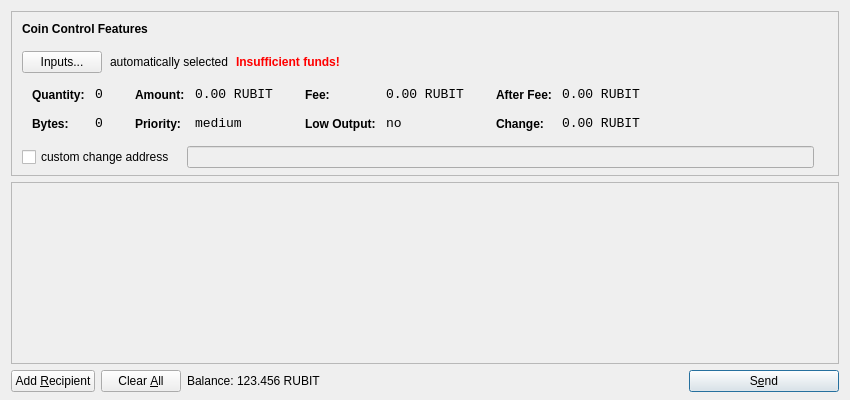
<?xml version="1.0" encoding="UTF-8"?>
<ui version="4.0">
 <class>SendCoinsDialog</class>
 <widget class="QDialog" name="SendCoinsDialog">
  <property name="geometry">
   <rect>
    <x>0</x>
    <y>0</y>
    <width>850</width>
    <height>400</height>
   </rect>
  </property>
  <property name="windowTitle">
   <string>Send Coins</string>
  </property>
  <layout class="QVBoxLayout" name="verticalLayout" stretch="0,1,0">
   <property name="bottomMargin">
    <number>8</number>
   </property>
   <item>
    <widget class="QFrame" name="frameCoinControl">
     <property name="sizePolicy">
      <sizepolicy hsizetype="Expanding" vsizetype="Expanding">
       <horstretch>0</horstretch>
       <verstretch>0</verstretch>
      </sizepolicy>
     </property>
     <property name="maximumSize">
      <size>
       <width>16777215</width>
       <height>16777215</height>
      </size>
     </property>
     <property name="frameShape">
      <enum>QFrame::StyledPanel</enum>
     </property>
     <property name="frameShadow">
      <enum>QFrame::Sunken</enum>
     </property>
     <layout class="QVBoxLayout" name="verticalLayoutCoinControl2">
      <property name="spacing">
       <number>-1</number>
      </property>
      <property name="leftMargin">
       <number>0</number>
      </property>
      <property name="topMargin">
       <number>0</number>
      </property>
      <property name="rightMargin">
       <number>0</number>
      </property>
      <property name="bottomMargin">
       <number>6</number>
      </property>
      <item>
       <layout class="QVBoxLayout" name="verticalLayoutCoinControl" stretch="0,0,0,0,1">
        <property name="spacing">
         <number>0</number>
        </property>
        <property name="leftMargin">
         <number>10</number>
        </property>
        <property name="topMargin">
         <number>10</number>
        </property>
        <item>
         <layout class="QHBoxLayout" name="horizontalLayoutCoinControl1">
          <property name="bottomMargin">
           <number>15</number>
          </property>
          <item>
           <widget class="QLabel" name="labelCoinControlFeatures">
            <property name="sizePolicy">
             <sizepolicy hsizetype="Preferred" vsizetype="Maximum">
              <horstretch>0</horstretch>
              <verstretch>0</verstretch>
             </sizepolicy>
            </property>
            <property name="font">
             <font>
              <weight>75</weight>
              <bold>true</bold>
             </font>
            </property>
            <property name="styleSheet">
             <string notr="true">font-weight:bold;</string>
            </property>
            <property name="text">
             <string>Coin Control Features</string>
            </property>
           </widget>
          </item>
         </layout>
        </item>
        <item>
         <layout class="QHBoxLayout" name="horizontalLayoutCoinControl2" stretch="0,0,0,0">
          <property name="spacing">
           <number>8</number>
          </property>
          <property name="bottomMargin">
           <number>10</number>
          </property>
          <item>
           <widget class="QPushButton" name="pushButtonCoinControl">
            <property name="styleSheet">
             <string notr="true"/>
            </property>
            <property name="text">
             <string>Inputs...</string>
            </property>
           </widget>
          </item>
          <item>
           <widget class="QLabel" name="labelCoinControlAutomaticallySelected">
            <property name="text">
             <string>automatically selected</string>
            </property>
            <property name="margin">
             <number>5</number>
            </property>
           </widget>
          </item>
          <item>
           <widget class="QLabel" name="labelCoinControlInsuffFunds">
            <property name="font">
             <font>
              <weight>75</weight>
              <bold>true</bold>
             </font>
            </property>
            <property name="styleSheet">
             <string notr="true">color:red;font-weight:bold;</string>
            </property>
            <property name="text">
             <string>Insufficient funds!</string>
            </property>
            <property name="margin">
             <number>5</number>
            </property>
           </widget>
          </item>
          <item>
           <spacer name="horizontalSpacerCoinControl">
            <property name="orientation">
             <enum>Qt::Horizontal</enum>
            </property>
            <property name="sizeHint" stdset="0">
             <size>
              <width>40</width>
              <height>1</height>
             </size>
            </property>
           </spacer>
          </item>
         </layout>
        </item>
        <item>
         <widget class="QWidget" name="widgetCoinControl" native="true">
          <property name="sizePolicy">
           <sizepolicy hsizetype="Preferred" vsizetype="Preferred">
            <horstretch>0</horstretch>
            <verstretch>0</verstretch>
           </sizepolicy>
          </property>
          <property name="minimumSize">
           <size>
            <width>0</width>
            <height>0</height>
           </size>
          </property>
          <property name="styleSheet">
           <string notr="true"/>
          </property>
          <layout class="QHBoxLayout" name="horizontalLayoutCoinControl5">
           <property name="margin">
            <number>0</number>
           </property>
           <item>
            <layout class="QHBoxLayout" name="horizontalLayoutCoinControl3" stretch="0,0,0,1">
             <property name="spacing">
              <number>20</number>
             </property>
             <property name="topMargin">
              <number>0</number>
             </property>
             <property name="bottomMargin">
              <number>10</number>
             </property>
             <item>
              <layout class="QFormLayout" name="formLayoutCoinControl1">
               <property name="horizontalSpacing">
                <number>10</number>
               </property>
               <property name="verticalSpacing">
                <number>14</number>
               </property>
               <property name="leftMargin">
                <number>10</number>
               </property>
               <property name="topMargin">
                <number>4</number>
               </property>
               <property name="rightMargin">
                <number>6</number>
               </property>
               <item row="0" column="0">
                <widget class="QLabel" name="labelCoinControlQuantityText">
                 <property name="styleSheet">
                  <string notr="true">font-weight:bold;</string>
                 </property>
                 <property name="text">
                  <string>Quantity:</string>
                 </property>
                 <property name="margin">
                  <number>0</number>
                 </property>
                </widget>
               </item>
               <item row="0" column="1">
                <widget class="QLabel" name="labelCoinControlQuantity">
                 <property name="font">
                  <font>
                   <family>Monospace</family>
                   <pointsize>10</pointsize>
                  </font>
                 </property>
                 <property name="cursor">
                  <cursorShape>IBeamCursor</cursorShape>
                 </property>
                 <property name="contextMenuPolicy">
                  <enum>Qt::ActionsContextMenu</enum>
                 </property>
                 <property name="text">
                  <string notr="true">0</string>
                 </property>
                 <property name="margin">
                  <number>0</number>
                 </property>
                 <property name="textInteractionFlags">
                  <set>Qt::LinksAccessibleByMouse|Qt::TextSelectableByKeyboard|Qt::TextSelectableByMouse</set>
                 </property>
                </widget>
               </item>
               <item row="1" column="0">
                <widget class="QLabel" name="labelCoinControlBytesText">
                 <property name="styleSheet">
                  <string notr="true">font-weight:bold;</string>
                 </property>
                 <property name="text">
                  <string>Bytes:</string>
                 </property>
                </widget>
               </item>
               <item row="1" column="1">
                <widget class="QLabel" name="labelCoinControlBytes">
                 <property name="font">
                  <font>
                   <family>Monospace</family>
                   <pointsize>10</pointsize>
                  </font>
                 </property>
                 <property name="cursor">
                  <cursorShape>IBeamCursor</cursorShape>
                 </property>
                 <property name="contextMenuPolicy">
                  <enum>Qt::ActionsContextMenu</enum>
                 </property>
                 <property name="text">
                  <string notr="true">0</string>
                 </property>
                 <property name="textInteractionFlags">
                  <set>Qt::LinksAccessibleByMouse|Qt::TextSelectableByKeyboard|Qt::TextSelectableByMouse</set>
                 </property>
                </widget>
               </item>
              </layout>
             </item>
             <item>
              <layout class="QFormLayout" name="formLayoutCoinControl2">
               <property name="horizontalSpacing">
                <number>10</number>
               </property>
               <property name="verticalSpacing">
                <number>14</number>
               </property>
               <property name="leftMargin">
                <number>6</number>
               </property>
               <property name="topMargin">
                <number>4</number>
               </property>
               <property name="rightMargin">
                <number>6</number>
               </property>
               <item row="0" column="0">
                <widget class="QLabel" name="labelCoinControlAmountText">
                 <property name="styleSheet">
                  <string notr="true">font-weight:bold;</string>
                 </property>
                 <property name="text">
                  <string>Amount:</string>
                 </property>
                 <property name="margin">
                  <number>0</number>
                 </property>
                </widget>
               </item>
               <item row="0" column="1">
                <widget class="QLabel" name="labelCoinControlAmount">
                 <property name="font">
                  <font>
                   <family>Monospace</family>
                   <pointsize>10</pointsize>
                  </font>
                 </property>
                 <property name="cursor">
                  <cursorShape>IBeamCursor</cursorShape>
                 </property>
                 <property name="contextMenuPolicy">
                  <enum>Qt::ActionsContextMenu</enum>
                 </property>
                 <property name="text">
                  <string notr="true">0.00 RUBIT</string>
                 </property>
                 <property name="textInteractionFlags">
                  <set>Qt::LinksAccessibleByMouse|Qt::TextSelectableByKeyboard|Qt::TextSelectableByMouse</set>
                 </property>
                </widget>
               </item>
               <item row="1" column="0">
                <widget class="QLabel" name="labelCoinControlPriorityText">
                 <property name="styleSheet">
                  <string notr="true">font-weight:bold;</string>
                 </property>
                 <property name="text">
                  <string>Priority:</string>
                 </property>
                </widget>
               </item>
               <item row="1" column="1">
                <widget class="QLabel" name="labelCoinControlPriority">
                 <property name="font">
                  <font>
                   <family>Monospace</family>
                   <pointsize>10</pointsize>
                  </font>
                 </property>
                 <property name="cursor">
                  <cursorShape>IBeamCursor</cursorShape>
                 </property>
                 <property name="contextMenuPolicy">
                  <enum>Qt::ActionsContextMenu</enum>
                 </property>
                 <property name="text">
                  <string>medium</string>
                 </property>
                 <property name="textInteractionFlags">
                  <set>Qt::LinksAccessibleByMouse|Qt::TextSelectableByKeyboard|Qt::TextSelectableByMouse</set>
                 </property>
                </widget>
               </item>
              </layout>
             </item>
             <item>
              <layout class="QFormLayout" name="formLayoutCoinControl3">
               <property name="horizontalSpacing">
                <number>10</number>
               </property>
               <property name="verticalSpacing">
                <number>14</number>
               </property>
               <property name="leftMargin">
                <number>6</number>
               </property>
               <property name="topMargin">
                <number>4</number>
               </property>
               <property name="rightMargin">
                <number>6</number>
               </property>
               <item row="0" column="0">
                <widget class="QLabel" name="labelCoinControlFeeText">
                 <property name="styleSheet">
                  <string notr="true">font-weight:bold;</string>
                 </property>
                 <property name="text">
                  <string>Fee:</string>
                 </property>
                 <property name="margin">
                  <number>0</number>
                 </property>
                </widget>
               </item>
               <item row="0" column="1">
                <widget class="QLabel" name="labelCoinControlFee">
                 <property name="font">
                  <font>
                   <family>Monospace</family>
                   <pointsize>10</pointsize>
                  </font>
                 </property>
                 <property name="cursor">
                  <cursorShape>IBeamCursor</cursorShape>
                 </property>
                 <property name="contextMenuPolicy">
                  <enum>Qt::ActionsContextMenu</enum>
                 </property>
                 <property name="text">
                  <string notr="true">0.00 RUBIT</string>
                 </property>
                 <property name="textInteractionFlags">
                  <set>Qt::LinksAccessibleByMouse|Qt::TextSelectableByKeyboard|Qt::TextSelectableByMouse</set>
                 </property>
                </widget>
               </item>
               <item row="1" column="0">
                <widget class="QLabel" name="labelCoinControlLowOutputText">
                 <property name="styleSheet">
                  <string notr="true">font-weight:bold;</string>
                 </property>
                 <property name="text">
                  <string>Low Output:</string>
                 </property>
                </widget>
               </item>
               <item row="1" column="1">
                <widget class="QLabel" name="labelCoinControlLowOutput">
                 <property name="font">
                  <font>
                   <family>Monospace</family>
                   <pointsize>10</pointsize>
                  </font>
                 </property>
                 <property name="cursor">
                  <cursorShape>IBeamCursor</cursorShape>
                 </property>
                 <property name="contextMenuPolicy">
                  <enum>Qt::ActionsContextMenu</enum>
                 </property>
                 <property name="text">
                  <string>no</string>
                 </property>
                 <property name="textInteractionFlags">
                  <set>Qt::LinksAccessibleByMouse|Qt::TextSelectableByKeyboard|Qt::TextSelectableByMouse</set>
                 </property>
                </widget>
               </item>
              </layout>
             </item>
             <item>
              <layout class="QFormLayout" name="formLayoutCoinControl4">
               <property name="horizontalSpacing">
                <number>10</number>
               </property>
               <property name="verticalSpacing">
                <number>14</number>
               </property>
               <property name="leftMargin">
                <number>6</number>
               </property>
               <property name="topMargin">
                <number>4</number>
               </property>
               <property name="rightMargin">
                <number>6</number>
               </property>
               <item row="0" column="0">
                <widget class="QLabel" name="labelCoinControlAfterFeeText">
                 <property name="styleSheet">
                  <string notr="true">font-weight:bold;</string>
                 </property>
                 <property name="text">
                  <string>After Fee:</string>
                 </property>
                 <property name="margin">
                  <number>0</number>
                 </property>
                </widget>
               </item>
               <item row="0" column="1">
                <widget class="QLabel" name="labelCoinControlAfterFee">
                 <property name="font">
                  <font>
                   <family>Monospace</family>
                   <pointsize>10</pointsize>
                  </font>
                 </property>
                 <property name="cursor">
                  <cursorShape>IBeamCursor</cursorShape>
                 </property>
                 <property name="contextMenuPolicy">
                  <enum>Qt::ActionsContextMenu</enum>
                 </property>
                 <property name="text">
                  <string notr="true">0.00 RUBIT</string>
                 </property>
                 <property name="textInteractionFlags">
                  <set>Qt::LinksAccessibleByMouse|Qt::TextSelectableByKeyboard|Qt::TextSelectableByMouse</set>
                 </property>
                </widget>
               </item>
               <item row="1" column="0">
                <widget class="QLabel" name="labelCoinControlChangeText">
                 <property name="styleSheet">
                  <string notr="true">font-weight:bold;</string>
                 </property>
                 <property name="text">
                  <string>Change:</string>
                 </property>
                </widget>
               </item>
               <item row="1" column="1">
                <widget class="QLabel" name="labelCoinControlChange">
                 <property name="font">
                  <font>
                   <family>Monospace</family>
                   <pointsize>10</pointsize>
                  </font>
                 </property>
                 <property name="cursor">
                  <cursorShape>IBeamCursor</cursorShape>
                 </property>
                 <property name="contextMenuPolicy">
                  <enum>Qt::ActionsContextMenu</enum>
                 </property>
                 <property name="text">
                  <string notr="true">0.00 RUBIT</string>
                 </property>
                 <property name="textInteractionFlags">
                  <set>Qt::LinksAccessibleByMouse|Qt::TextSelectableByKeyboard|Qt::TextSelectableByMouse</set>
                 </property>
                </widget>
               </item>
              </layout>
             </item>
            </layout>
           </item>
          </layout>
         </widget>
        </item>
        <item>
         <layout class="QHBoxLayout" name="horizontalLayoutCoinControl4" stretch="0,0,0">
          <property name="spacing">
           <number>12</number>
          </property>
          <property name="sizeConstraint">
           <enum>QLayout::SetDefaultConstraint</enum>
          </property>
          <property name="topMargin">
           <number>5</number>
          </property>
          <property name="rightMargin">
           <number>5</number>
          </property>
          <item>
           <widget class="QCheckBox" name="checkBoxCoinControlChange">
            <property name="text">
             <string>custom change address</string>
            </property>
           </widget>
          </item>
          <item>
           <widget class="QLineEdit" name="lineEditCoinControlChange">
            <property name="enabled">
             <bool>false</bool>
            </property>
            <property name="sizePolicy">
             <sizepolicy hsizetype="Expanding" vsizetype="Fixed">
              <horstretch>0</horstretch>
              <verstretch>0</verstretch>
             </sizepolicy>
            </property>
           </widget>
          </item>
          <item>
           <widget class="QLabel" name="labelCoinControlChangeLabel">
            <property name="sizePolicy">
             <sizepolicy hsizetype="Preferred" vsizetype="Expanding">
              <horstretch>0</horstretch>
              <verstretch>0</verstretch>
             </sizepolicy>
            </property>
            <property name="minimumSize">
             <size>
              <width>0</width>
              <height>0</height>
             </size>
            </property>
            <property name="text">
             <string/>
            </property>
            <property name="margin">
             <number>3</number>
            </property>
           </widget>
          </item>
         </layout>
        </item>
        <item>
         <spacer name="verticalSpacerCoinControl">
          <property name="orientation">
           <enum>Qt::Vertical</enum>
          </property>
          <property name="sizeHint" stdset="0">
           <size>
            <width>800</width>
            <height>1</height>
           </size>
          </property>
         </spacer>
        </item>
       </layout>
      </item>
     </layout>
    </widget>
   </item>
   <item>
    <widget class="QScrollArea" name="scrollArea">
     <property name="widgetResizable">
      <bool>true</bool>
     </property>
     <widget class="QWidget" name="scrollAreaWidgetContents">
      <property name="geometry">
       <rect>
        <x>0</x>
        <y>0</y>
        <width>830</width>
        <height>165</height>
       </rect>
      </property>
      <layout class="QVBoxLayout" name="verticalLayout_2">
       <property name="margin">
        <number>0</number>
       </property>
       <item>
        <layout class="QVBoxLayout" name="entries">
         <property name="spacing">
          <number>6</number>
         </property>
        </layout>
       </item>
       <item>
        <spacer name="verticalSpacer">
         <property name="orientation">
          <enum>Qt::Vertical</enum>
         </property>
         <property name="sizeHint" stdset="0">
          <size>
           <width>20</width>
           <height>40</height>
          </size>
         </property>
        </spacer>
       </item>
      </layout>
     </widget>
    </widget>
   </item>
   <item>
    <layout class="QHBoxLayout" name="horizontalLayout">
     <item>
      <widget class="QPushButton" name="addButton">
       <property name="toolTip">
        <string>Send to multiple recipients at once</string>
       </property>
       <property name="text">
        <string>Add &amp;Recipient</string>
       </property>
       <property name="icon">
        <iconset resource="../rublebit.qrc">
         <normaloff>:/icons/add</normaloff>:/icons/add</iconset>
       </property>
       <property name="autoDefault">
        <bool>false</bool>
       </property>
      </widget>
     </item>
     <item>
      <widget class="QPushButton" name="clearButton">
       <property name="sizePolicy">
        <sizepolicy hsizetype="Minimum" vsizetype="Fixed">
         <horstretch>0</horstretch>
         <verstretch>0</verstretch>
        </sizepolicy>
       </property>
       <property name="toolTip">
        <string>Remove all transaction fields</string>
       </property>
       <property name="text">
        <string>Clear &amp;All</string>
       </property>
       <property name="icon">
        <iconset resource="../rublebit.qrc">
         <normaloff>:/icons/remove</normaloff>:/icons/remove</iconset>
       </property>
       <property name="autoRepeatDelay">
        <number>300</number>
       </property>
       <property name="autoDefault">
        <bool>false</bool>
       </property>
      </widget>
     </item>
     <item>
      <layout class="QHBoxLayout" name="horizontalLayout_2">
       <property name="spacing">
        <number>3</number>
       </property>
       <item>
        <widget class="QLabel" name="label">
         <property name="text">
          <string>Balance:</string>
         </property>
        </widget>
       </item>
       <item>
        <widget class="QLabel" name="labelBalance">
         <property name="cursor">
          <cursorShape>IBeamCursor</cursorShape>
         </property>
         <property name="text">
          <string>123.456 RUBIT</string>
         </property>
         <property name="textInteractionFlags">
          <set>Qt::LinksAccessibleByMouse|Qt::TextSelectableByKeyboard|Qt::TextSelectableByMouse</set>
         </property>
        </widget>
       </item>
      </layout>
     </item>
     <item>
      <spacer name="horizontalSpacer">
       <property name="orientation">
        <enum>Qt::Horizontal</enum>
       </property>
       <property name="sizeHint" stdset="0">
        <size>
         <width>40</width>
         <height>20</height>
        </size>
       </property>
      </spacer>
     </item>
     <item>
      <widget class="QPushButton" name="sendButton">
       <property name="minimumSize">
        <size>
         <width>150</width>
         <height>0</height>
        </size>
       </property>
       <property name="toolTip">
        <string>Confirm the send action</string>
       </property>
       <property name="text">
        <string>S&amp;end</string>
       </property>
       <property name="icon">
        <iconset resource="../rublebit.qrc">
         <normaloff>:/icons/send</normaloff>:/icons/send</iconset>
       </property>
       <property name="default">
        <bool>true</bool>
       </property>
      </widget>
     </item>
    </layout>
   </item>
  </layout>
 </widget>
 <resources>
  <include location="../rublebit.qrc"/>
 </resources>
 <connections/>
</ui>
